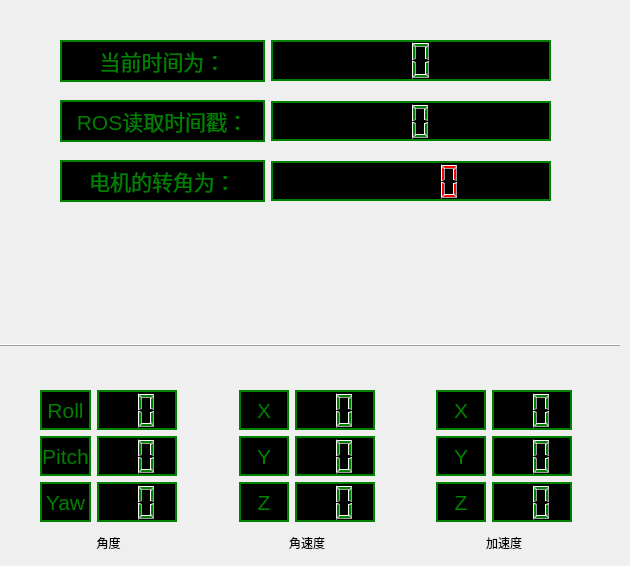
       <widget class="QWidget" name="tab">
        <attribute name="title">
         <string>ladar_3D</string>
        </attribute>
        <widget class="QWidget" name="layoutWidget">
         <property name="geometry">
          <rect>
           <x>60</x>
           <y>160</y>
           <width>491</width>
           <height>42</height>
          </rect>
         </property>
         <layout class="QHBoxLayout" name="horizontalLayout_27">
          <item>
           <widget class="QLabel" name="label_8">
            <property name="styleSheet">
             <string notr="true">background-color: rgb(0, 0, 0);
color: green;
border:2px solid green;
font:16pt;</string>
            </property>
            <property name="lineWidth">
             <number>1</number>
            </property>
            <property name="text">
             <string>电机的转角为：</string>
            </property>
            <property name="alignment">
             <set>Qt::AlignCenter</set>
            </property>
           </widget>
          </item>
          <item>
           <widget class="QLCDNumber" name="lcdNumber_motor">
            <property name="minimumSize">
             <size>
              <width>280</width>
              <height>40</height>
             </size>
            </property>
            <property name="maximumSize">
             <size>
              <width>280</width>
              <height>40</height>
             </size>
            </property>
            <property name="styleSheet">
             <string notr="true">background-color: rgb(0, 0, 0);
color: red;
border:2px solid green;
</string>
            </property>
            <property name="digitCount">
             <number>5</number>
            </property>
            <property name="mode">
             <enum>QLCDNumber::Bin</enum>
            </property>
           </widget>
          </item>
         </layout>
        </widget>
        <widget class="QWidget" name="layoutWidget">
         <property name="geometry">
          <rect>
           <x>60</x>
           <y>40</y>
           <width>491</width>
           <height>42</height>
          </rect>
         </property>
         <layout class="QHBoxLayout" name="horizontalLayout_28">
          <item>
           <widget class="QLabel" name="label_9">
            <property name="styleSheet">
             <string notr="true">background-color: rgb(0, 0, 0);
color: green;
border:2px solid green;
font:16pt;</string>
            </property>
            <property name="lineWidth">
             <number>1</number>
            </property>
            <property name="text">
             <string>当前时间为：</string>
            </property>
            <property name="alignment">
             <set>Qt::AlignCenter</set>
            </property>
           </widget>
          </item>
          <item>
           <widget class="QLCDNumber" name="lcdNumber_time">
            <property name="minimumSize">
             <size>
              <width>280</width>
              <height>40</height>
             </size>
            </property>
            <property name="maximumSize">
             <size>
              <width>280</width>
              <height>41</height>
             </size>
            </property>
            <property name="styleSheet">
             <string notr="true">background-color: rgb(0, 0, 0);
color: green;
border:2px solid green;
font:15pt;
</string>
            </property>
            <property name="digitCount">
             <number>2</number>
            </property>
           </widget>
          </item>
         </layout>
        </widget>
        <widget class="QWidget" name="layoutWidget_2">
         <property name="geometry">
          <rect>
           <x>60</x>
           <y>100</y>
           <width>491</width>
           <height>42</height>
          </rect>
         </property>
         <layout class="QHBoxLayout" name="horizontalLayout_29">
          <item>
           <widget class="QLabel" name="label_32">
            <property name="styleSheet">
             <string notr="true">background-color: rgb(0, 0, 0);
color: green;
border:2px solid green;
font:16pt;</string>
            </property>
            <property name="lineWidth">
             <number>1</number>
            </property>
            <property name="text">
             <string>ROS读取时间戳：</string>
            </property>
            <property name="alignment">
             <set>Qt::AlignCenter</set>
            </property>
           </widget>
          </item>
          <item>
           <widget class="QLCDNumber" name="lcdNumber_rostime">
            <property name="minimumSize">
             <size>
              <width>280</width>
              <height>40</height>
             </size>
            </property>
            <property name="maximumSize">
             <size>
              <width>280</width>
              <height>40</height>
             </size>
            </property>
            <property name="styleSheet">
             <string notr="true">background-color: rgb(0, 0, 0);
color: green;
border:2px solid green;
font:14pt;</string>
            </property>
            <property name="digitCount">
             <number>2</number>
            </property>
           </widget>
          </item>
         </layout>
        </widget>
        <widget class="QFrame" name="frame_22">
         <property name="geometry">
          <rect>
           <x>0</x>
           <y>330</y>
           <width>621</width>
           <height>30</height>
          </rect>
         </property>
         <property name="maximumSize">
          <size>
           <width>16777215</width>
           <height>30</height>
          </size>
         </property>
         <property name="frameShape">
          <enum>QFrame::HLine</enum>
         </property>
         <property name="frameShadow">
          <enum>QFrame::Raised</enum>
         </property>
         <widget class="QFrame" name="frame_23">
          <property name="geometry">
           <rect>
            <x>180</x>
            <y>20</y>
            <width>291</width>
            <height>31</height>
           </rect>
          </property>
          <property name="frameShape">
           <enum>QFrame::HLine</enum>
          </property>
          <property name="frameShadow">
           <enum>QFrame::Raised</enum>
          </property>
         </widget>
         <widget class="QFrame" name="frame_24">
          <property name="geometry">
           <rect>
            <x>150</x>
            <y>20</y>
            <width>341</width>
            <height>31</height>
           </rect>
          </property>
          <property name="frameShape">
           <enum>QFrame::HLine</enum>
          </property>
          <property name="frameShadow">
           <enum>QFrame::Raised</enum>
          </property>
          <widget class="QFrame" name="frame_25">
           <property name="geometry">
            <rect>
             <x>180</x>
             <y>20</y>
             <width>291</width>
             <height>31</height>
            </rect>
           </property>
           <property name="frameShape">
            <enum>QFrame::HLine</enum>
           </property>
           <property name="frameShadow">
            <enum>QFrame::Raised</enum>
           </property>
          </widget>
         </widget>
         <widget class="QFrame" name="frame_26">
          <property name="geometry">
           <rect>
            <x>130</x>
            <y>20</y>
            <width>341</width>
            <height>31</height>
           </rect>
          </property>
          <property name="frameShape">
           <enum>QFrame::HLine</enum>
          </property>
          <property name="frameShadow">
           <enum>QFrame::Raised</enum>
          </property>
          <widget class="QFrame" name="frame_27">
           <property name="geometry">
            <rect>
             <x>180</x>
             <y>20</y>
             <width>291</width>
             <height>31</height>
            </rect>
           </property>
           <property name="frameShape">
            <enum>QFrame::HLine</enum>
           </property>
           <property name="frameShadow">
            <enum>QFrame::Raised</enum>
           </property>
          </widget>
          <widget class="QFrame" name="frame_28">
           <property name="geometry">
            <rect>
             <x>150</x>
             <y>20</y>
             <width>341</width>
             <height>31</height>
            </rect>
           </property>
           <property name="frameShape">
            <enum>QFrame::HLine</enum>
           </property>
           <property name="frameShadow">
            <enum>QFrame::Raised</enum>
           </property>
           <widget class="QFrame" name="frame_29">
            <property name="geometry">
             <rect>
              <x>180</x>
              <y>20</y>
              <width>291</width>
              <height>31</height>
             </rect>
            </property>
            <property name="frameShape">
             <enum>QFrame::HLine</enum>
            </property>
            <property name="frameShadow">
             <enum>QFrame::Raised</enum>
            </property>
           </widget>
          </widget>
         </widget>
        </widget>
        <widget class="QWidget" name="layoutWidget">
         <property name="geometry">
          <rect>
           <x>40</x>
           <y>390</y>
           <width>532</width>
           <height>167</height>
          </rect>
         </property>
         <layout class="QHBoxLayout" name="horizontalLayout_33">
          <item>
           <layout class="QVBoxLayout" name="verticalLayout_16">
            <item>
             <layout class="QGridLayout" name="gridLayout_2">
              <item row="0" column="0">
               <widget class="QLabel" name="label_33">
                <property name="styleSheet">
                 <string notr="true">background-color: rgb(0, 0, 0);
color: green;
border:2px solid green;
font:16pt;</string>
                </property>
                <property name="lineWidth">
                 <number>1</number>
                </property>
                <property name="text">
                 <string>Roll</string>
                </property>
                <property name="alignment">
                 <set>Qt::AlignCenter</set>
                </property>
               </widget>
              </item>
              <item row="1" column="0">
               <widget class="QLabel" name="label_34">
                <property name="styleSheet">
                 <string notr="true">background-color: rgb(0, 0, 0);
color: green;
border:2px solid green;
font:16pt;</string>
                </property>
                <property name="lineWidth">
                 <number>1</number>
                </property>
                <property name="text">
                 <string>Pitch</string>
                </property>
                <property name="alignment">
                 <set>Qt::AlignCenter</set>
                </property>
               </widget>
              </item>
              <item row="2" column="0">
               <widget class="QLabel" name="label_35">
                <property name="styleSheet">
                 <string notr="true">background-color: rgb(0, 0, 0);
color: green;
border:2px solid green;
font:16pt;</string>
                </property>
                <property name="lineWidth">
                 <number>1</number>
                </property>
                <property name="text">
                 <string>Yaw</string>
                </property>
                <property name="alignment">
                 <set>Qt::AlignCenter</set>
                </property>
               </widget>
              </item>
              <item row="0" column="1">
               <widget class="QLCDNumber" name="lcdNumber_roll">
                <property name="minimumSize">
                 <size>
                  <width>80</width>
                  <height>40</height>
                 </size>
                </property>
                <property name="maximumSize">
                 <size>
                  <width>80</width>
                  <height>41</height>
                 </size>
                </property>
                <property name="styleSheet">
                 <string notr="true">background-color: rgb(0, 0, 0);
color: green;
border:2px solid green;
font:15pt;
</string>
                </property>
                <property name="digitCount">
                 <number>2</number>
                </property>
               </widget>
              </item>
              <item row="1" column="1">
               <widget class="QLCDNumber" name="lcdNumber_pitch">
                <property name="minimumSize">
                 <size>
                  <width>80</width>
                  <height>40</height>
                 </size>
                </property>
                <property name="maximumSize">
                 <size>
                  <width>80</width>
                  <height>41</height>
                 </size>
                </property>
                <property name="styleSheet">
                 <string notr="true">background-color: rgb(0, 0, 0);
color: green;
border:2px solid green;
font:15pt;
</string>
                </property>
                <property name="digitCount">
                 <number>2</number>
                </property>
               </widget>
              </item>
              <item row="2" column="1">
               <widget class="QLCDNumber" name="lcdNumber_yaw">
                <property name="minimumSize">
                 <size>
                  <width>80</width>
                  <height>40</height>
                 </size>
                </property>
                <property name="maximumSize">
                 <size>
                  <width>80</width>
                  <height>41</height>
                 </size>
                </property>
                <property name="styleSheet">
                 <string notr="true">background-color: rgb(0, 0, 0);
color: green;
border:2px solid green;
font:15pt;
</string>
                </property>
                <property name="digitCount">
                 <number>2</number>
                </property>
               </widget>
              </item>
             </layout>
            </item>
            <item>
             <widget class="QLabel" name="label_42">
              <property name="text">
               <string>角度</string>
              </property>
              <property name="alignment">
               <set>Qt::AlignCenter</set>
              </property>
             </widget>
            </item>
           </layout>
          </item>
          <item>
           <spacer name="horizontalSpacer_2">
            <property name="orientation">
             <enum>Qt::Horizontal</enum>
            </property>
            <property name="sizeHint" stdset="0">
             <size>
              <width>40</width>
              <height>20</height>
             </size>
            </property>
           </spacer>
          </item>
          <item>
           <layout class="QVBoxLayout" name="verticalLayout_17">
            <item>
             <layout class="QGridLayout" name="gridLayout_3">
              <item row="0" column="0">
               <widget class="QLabel" name="label_37">
                <property name="minimumSize">
                 <size>
                  <width>50</width>
                  <height>0</height>
                 </size>
                </property>
                <property name="styleSheet">
                 <string notr="true">background-color: rgb(0, 0, 0);
color: green;
border:2px solid green;
font:16pt;</string>
                </property>
                <property name="lineWidth">
                 <number>1</number>
                </property>
                <property name="text">
                 <string>X</string>
                </property>
                <property name="alignment">
                 <set>Qt::AlignCenter</set>
                </property>
               </widget>
              </item>
              <item row="0" column="1">
               <widget class="QLCDNumber" name="lcdNumber_wx">
                <property name="minimumSize">
                 <size>
                  <width>80</width>
                  <height>40</height>
                 </size>
                </property>
                <property name="maximumSize">
                 <size>
                  <width>80</width>
                  <height>41</height>
                 </size>
                </property>
                <property name="styleSheet">
                 <string notr="true">background-color: rgb(0, 0, 0);
color: green;
border:2px solid green;
font:15pt;
</string>
                </property>
                <property name="digitCount">
                 <number>2</number>
                </property>
               </widget>
              </item>
              <item row="1" column="0">
               <widget class="QLabel" name="label_38">
                <property name="styleSheet">
                 <string notr="true">background-color: rgb(0, 0, 0);
color: green;
border:2px solid green;
font:16pt;</string>
                </property>
                <property name="lineWidth">
                 <number>1</number>
                </property>
                <property name="text">
                 <string>Y</string>
                </property>
                <property name="alignment">
                 <set>Qt::AlignCenter</set>
                </property>
               </widget>
              </item>
              <item row="1" column="1">
               <widget class="QLCDNumber" name="lcdNumber_wy">
                <property name="minimumSize">
                 <size>
                  <width>80</width>
                  <height>40</height>
                 </size>
                </property>
                <property name="maximumSize">
                 <size>
                  <width>80</width>
                  <height>41</height>
                 </size>
                </property>
                <property name="styleSheet">
                 <string notr="true">background-color: rgb(0, 0, 0);
color: green;
border:2px solid green;
font:15pt;
</string>
                </property>
                <property name="digitCount">
                 <number>2</number>
                </property>
               </widget>
              </item>
              <item row="2" column="0">
               <widget class="QLabel" name="label_36">
                <property name="styleSheet">
                 <string notr="true">background-color: rgb(0, 0, 0);
color: green;
border:2px solid green;
font:16pt;</string>
                </property>
                <property name="lineWidth">
                 <number>1</number>
                </property>
                <property name="text">
                 <string>Z</string>
                </property>
                <property name="alignment">
                 <set>Qt::AlignCenter</set>
                </property>
               </widget>
              </item>
              <item row="2" column="1">
               <widget class="QLCDNumber" name="lcdNumber_wz">
                <property name="minimumSize">
                 <size>
                  <width>80</width>
                  <height>40</height>
                 </size>
                </property>
                <property name="maximumSize">
                 <size>
                  <width>80</width>
                  <height>41</height>
                 </size>
                </property>
                <property name="styleSheet">
                 <string notr="true">background-color: rgb(0, 0, 0);
color: green;
border:2px solid green;
font:15pt;
</string>
                </property>
                <property name="digitCount">
                 <number>2</number>
                </property>
               </widget>
              </item>
             </layout>
            </item>
            <item>
             <widget class="QLabel" name="label_43">
              <property name="text">
               <string>角速度</string>
              </property>
              <property name="alignment">
               <set>Qt::AlignCenter</set>
              </property>
             </widget>
            </item>
           </layout>
          </item>
          <item>
           <spacer name="horizontalSpacer_3">
            <property name="orientation">
             <enum>Qt::Horizontal</enum>
            </property>
            <property name="sizeHint" stdset="0">
             <size>
              <width>40</width>
              <height>20</height>
             </size>
            </property>
           </spacer>
          </item>
          <item>
           <layout class="QVBoxLayout" name="verticalLayout_18">
            <item>
             <layout class="QGridLayout" name="gridLayout_6">
              <item row="0" column="0">
               <widget class="QLabel" name="label_40">
                <property name="minimumSize">
                 <size>
                  <width>50</width>
                  <height>0</height>
                 </size>
                </property>
                <property name="styleSheet">
                 <string notr="true">background-color: rgb(0, 0, 0);
color: green;
border:2px solid green;
font:16pt;</string>
                </property>
                <property name="lineWidth">
                 <number>1</number>
                </property>
                <property name="text">
                 <string>X</string>
                </property>
                <property name="alignment">
                 <set>Qt::AlignCenter</set>
                </property>
               </widget>
              </item>
              <item row="0" column="1">
               <widget class="QLCDNumber" name="lcdNumber_ax">
                <property name="minimumSize">
                 <size>
                  <width>80</width>
                  <height>40</height>
                 </size>
                </property>
                <property name="maximumSize">
                 <size>
                  <width>80</width>
                  <height>41</height>
                 </size>
                </property>
                <property name="styleSheet">
                 <string notr="true">background-color: rgb(0, 0, 0);
color: green;
border:2px solid green;
font:15pt;
</string>
                </property>
                <property name="digitCount">
                 <number>2</number>
                </property>
               </widget>
              </item>
              <item row="1" column="0">
               <widget class="QLabel" name="label_41">
                <property name="styleSheet">
                 <string notr="true">background-color: rgb(0, 0, 0);
color: green;
border:2px solid green;
font:16pt;</string>
                </property>
                <property name="lineWidth">
                 <number>1</number>
                </property>
                <property name="text">
                 <string>Y</string>
                </property>
                <property name="alignment">
                 <set>Qt::AlignCenter</set>
                </property>
               </widget>
              </item>
              <item row="1" column="1">
               <widget class="QLCDNumber" name="lcdNumber_ay">
                <property name="minimumSize">
                 <size>
                  <width>80</width>
                  <height>40</height>
                 </size>
                </property>
                <property name="maximumSize">
                 <size>
                  <width>80</width>
                  <height>41</height>
                 </size>
                </property>
                <property name="styleSheet">
                 <string notr="true">background-color: rgb(0, 0, 0);
color: green;
border:2px solid green;
font:15pt;
</string>
                </property>
                <property name="digitCount">
                 <number>2</number>
                </property>
               </widget>
              </item>
              <item row="2" column="0">
               <widget class="QLabel" name="label_39">
                <property name="styleSheet">
                 <string notr="true">background-color: rgb(0, 0, 0);
color: green;
border:2px solid green;
font:16pt;</string>
                </property>
                <property name="lineWidth">
                 <number>1</number>
                </property>
                <property name="text">
                 <string>Z</string>
                </property>
                <property name="alignment">
                 <set>Qt::AlignCenter</set>
                </property>
               </widget>
              </item>
              <item row="2" column="1">
               <widget class="QLCDNumber" name="lcdNumber_az">
                <property name="minimumSize">
                 <size>
                  <width>80</width>
                  <height>40</height>
                 </size>
                </property>
                <property name="maximumSize">
                 <size>
                  <width>80</width>
                  <height>41</height>
                 </size>
                </property>
                <property name="styleSheet">
                 <string notr="true">background-color: rgb(0, 0, 0);
color: green;
border:2px solid green;
font:15pt;
</string>
                </property>
                <property name="digitCount">
                 <number>2</number>
                </property>
               </widget>
              </item>
             </layout>
            </item>
            <item>
             <widget class="QLabel" name="label_44">
              <property name="text">
               <string>加速度</string>
              </property>
              <property name="alignment">
               <set>Qt::AlignCenter</set>
              </property>
             </widget>
            </item>
           </layout>
          </item>
         </layout>
        </widget>
       </widget>
